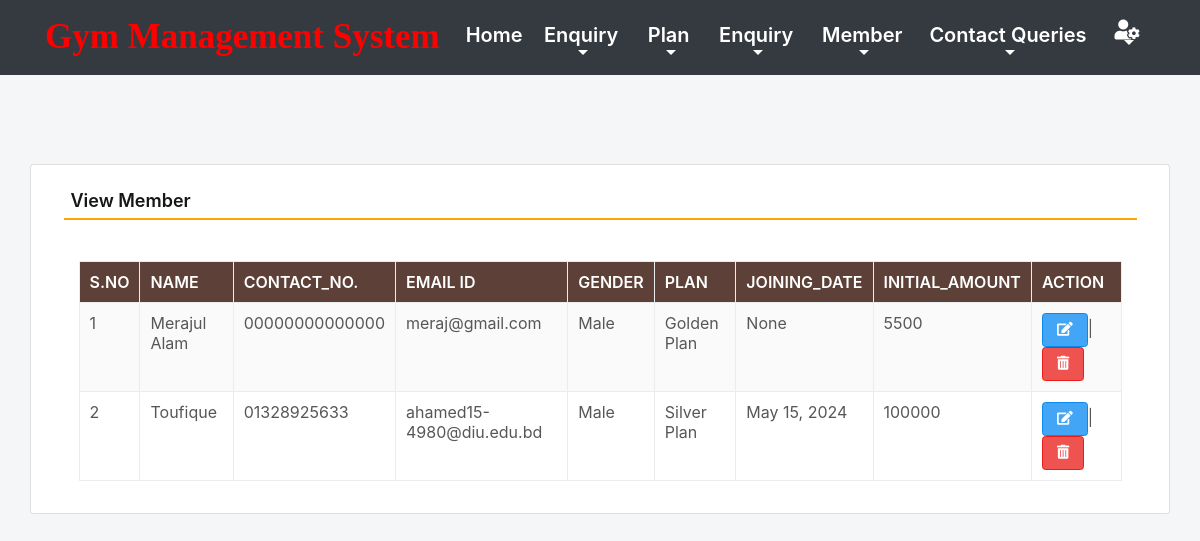
Page /viewMember (signed in) on the committed database.
### gym/models.py (models this page shows, shortened)
class Member(models.Model):
    name = models.CharField(max_length=150, null=True)
    contact = models.CharField(max_length=15, null=True)
    email = models.CharField(max_length=50, null=True)
    gender = models.CharField(max_length=10, null=True)
    plan = models.CharField(max_length=100, null=True)
    joindate = models.DateField(null=True)
    initamount = models.CharField(max_length=100, null=True)

### gym/views.py (the view)
# urls.py: path('viewMember', viewMember, name='viewMember'),
def viewMember(request):
    if not request.user.is_authenticated:
        return redirect(admin_login)
    member = Member.objects.all()
    return render(request,'viewMember.html', locals())

### gym/templates/viewMember.html (shortened to what this page needs)
{% include 'admin_nav.html' %}
{% load static %}
{% block main %}
 <html lang="en" class="no-focus">
 <link rel="stylesheet" id="css-main" href="{% static 'css1/codebase.min.css' %}">
 <br><br><br><br>
	<div class="container card shadow mt-5">
		<div class="card-body">
			<h5 class="p-2" style="border-bottom: 2px solid orange">View Member</h5>
             <br>
            <div class="container-fluid">
             <table id="example" class="table table-striped table-bordered" style="width:100%">
                  <thead class="text-white" style="background-color : #5d4037;">
				     <tr>
					   <th>S.No</th>
					   <th>Name</th>
					   <th>Contact_No.</th>
					   <th>Email ID</th>
                       <th>Gender</th>
					   <th>Plan</th>
                       <th>Joining_Date</th>
					   <th>Initial_Amount</th>
                       <th>Action</th>
				     </tr>
			      </thead>
			       <tbody>
                     {% for i in member %}
			          <tr>
                        <td>{{forloop.counter}}</td>
						<td>{{i.name}}</td>
						<td>{{i.contact}}</td>
						<td>{{i.email}}</td>
                        <td>{{i.gender}}</td>
						<td>{{i.plan}}</td>
                        <td>{{i.joindate}}</td>
						<td>{{i.initamount}}</td>
						<td><a href="{% url 'edit_Member' i.id %}" class="btn btn-primary"><i class="fas fa-edit"></i></a>|
                            <a href="{% url 'delete_Member' i.id %}" class="btn btn-danger" onclick="return confirm('Are you sure to delete this Member ?')"><i class="fas fa-trash-alt"></i></a></td>
                      </tr>
                      {% endfor %}
                   </tbody>
		        </table>
            </div>
        </div>
	</div>
        <link rel="stylesheet" href="https://use.fontawesome.com/releases/v5.6.3/css/all.css">
 </html>
{% endblock %}

### rows in the picture
Member: name "Merajul Alam", contact "00000000000000", email "meraj@gmail.com", gender "Male", plan "Golden Plan", joindate "None", initamount "5500"
Member: name "Toufique", contact "01328925633", email "ahamed15-4980@diu.edu.bd", gender "Male", plan "Silver Plan", joindate "May 15, 2024", initamount "100000"
